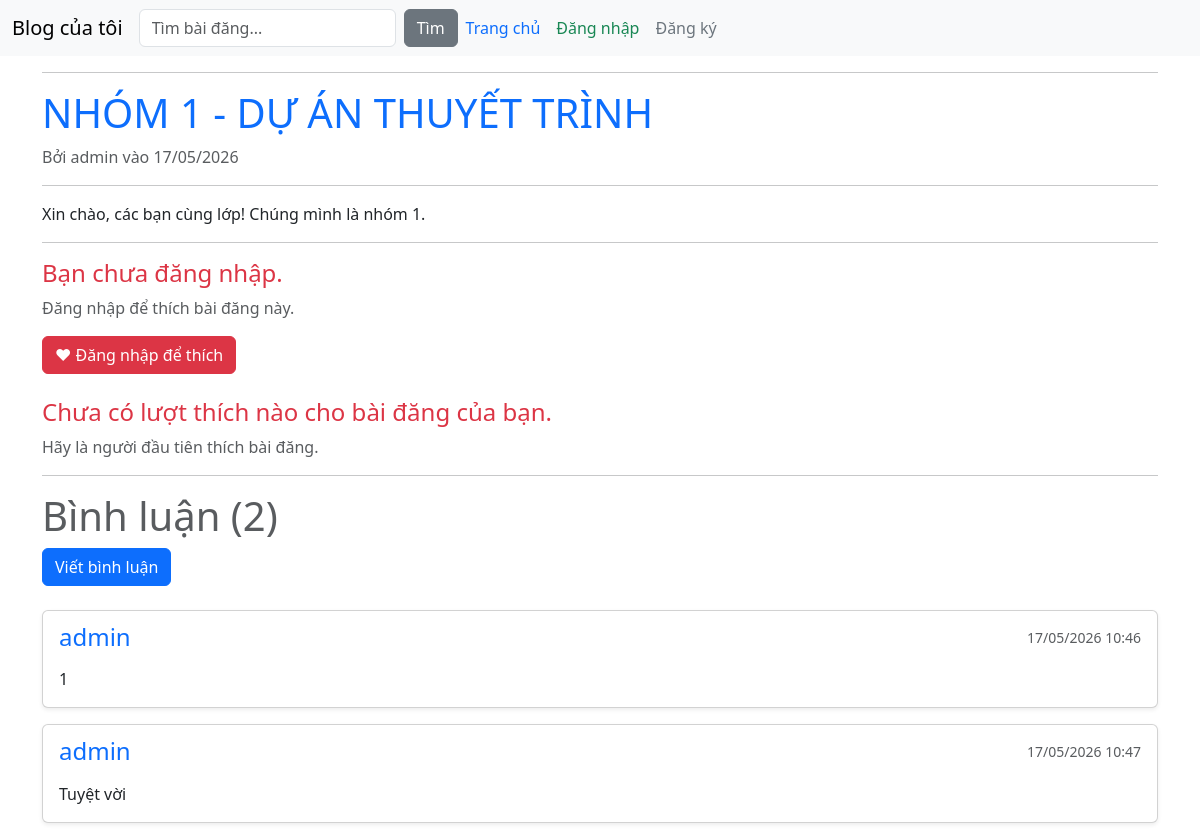
The page /post/29 on the database as committed earlier.
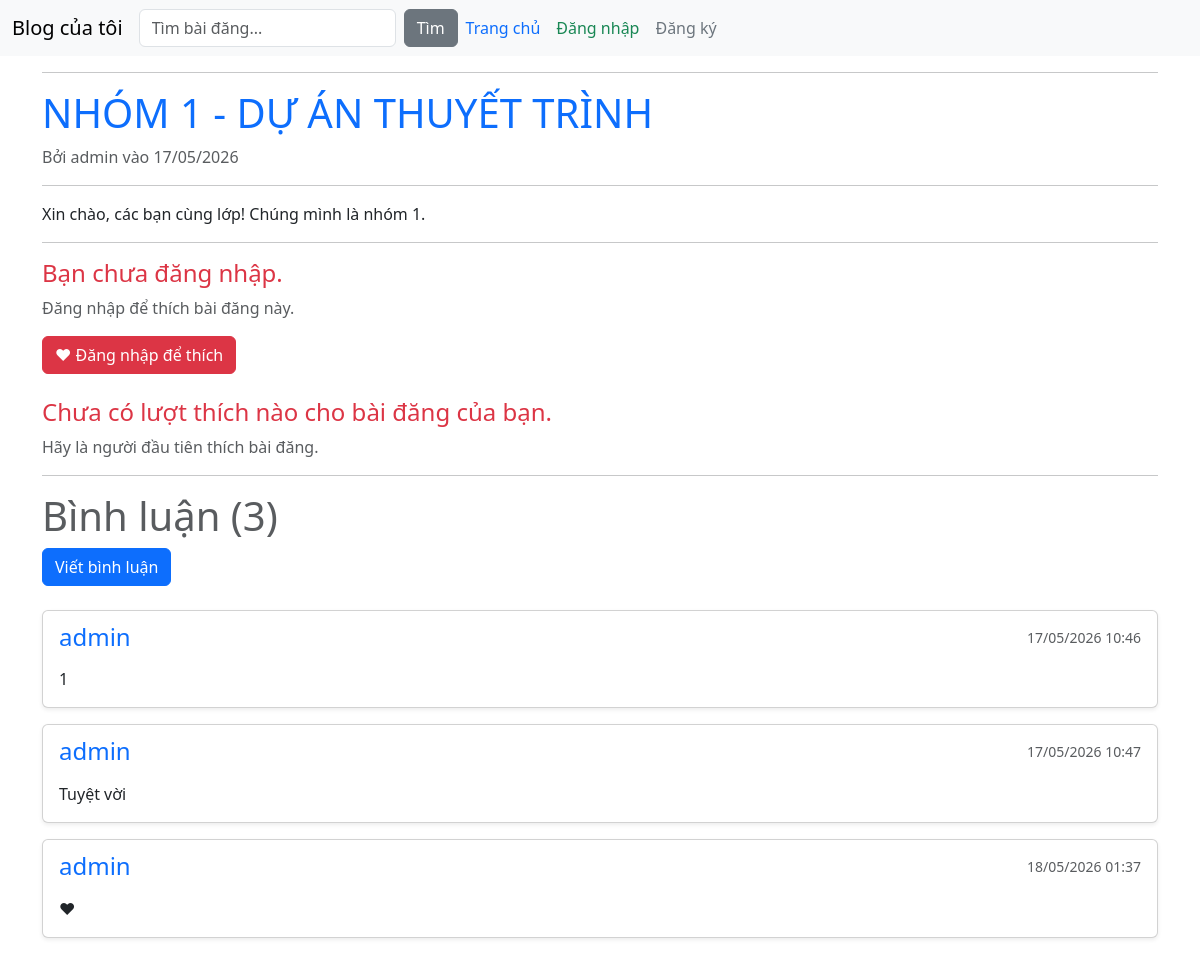
The same page on the database as committed later.
### blog/models.py (models this page shows, shortened)
class Post(models.Model):
    title = models.CharField(max_length=200)
    likes = models.ManyToManyField(User, related_name='blog_posts', blank=True)
    content = models.TextField()
    created_at = models.DateTimeField(auto_now_add=True)
    updated_at = models.DateTimeField(auto_now=True)
    author = models.ForeignKey(User, on_delete=models.CASCADE, default=1)
    def total_likes(self):
        return self.likes.count()

class Comment(models.Model):
    post = models.ForeignKey(Post, related_name="comments", on_delete=models.CASCADE)
    author = models.ForeignKey(User, on_delete=models.CASCADE)
    body = models.TextField(verbose_name="Nội dung bình luận")
    date_added = models.DateTimeField(auto_now_add=True)

### blog/views.py (the view)
# urls.py: path('post/<int:pk>', PostDetailView.as_view(), name="post-detail"),
class PostDetailView(DetailView):
    model = Post
    template_name = 'post_detail.html'
    context_object_name = 'post'

### blog/templates/post_detail.html (shortened to what this page needs)
{% extends "base.html" %}
{% block content %}
    <hr>
    <h1 class="text-uppercase text-primary">{{ post.title }}</h1>
    <article>
        <p class="text-muted">Bởi {{ post.author.username }} vào {{ post.created_at|date:"d/m/Y" }}</p>
        <hr>
        <p>{{ post.content|truncatewords:30 }}</p>
    </article>
    <hr>
    <div>
        <form action="{% url 'like-post' post.pk %}">
            {% if user.is_authenticated %}
                {% if user in post.likes.all %}
                    <button id="like_btn" title="Bỏ thích" type="submit" class="btn btn-danger">❤ Bỏ thích</button>
                {% else %}
                    <button id="like_btn" title="Thích ngay" type="submit" class="btn btn-outline-danger">❤ Thích ngay</button>
                {% endif %}
            {% else %}
                    <h4 class="text-danger">Bạn chưa đăng nhập.</h4>
                    <p class="text-muted">Đăng nhập để thích bài đăng này.</p>
                    <a href="{% url 'login' %}" class="btn btn-danger" title="Đăng nhập để thích">❤ Đăng nhập để thích</a>
            {% endif %}
        </form>
        <span class="ms-3 text-muted">
            {% if post.total_likes == 0 %}
                <h4 class="text-danger">Chưa có lượt thích nào cho bài đăng của bạn.</h4>
                <p>Hãy là người đầu tiên thích bài đăng.</p>
            {% else %}
                <h4 class="text-success">{{ post.total_likes }} lượt thích cho bài đăng của bạn.</h4>
            {% endif %}
        </span>
    </div>
    <hr>
    <h1 class="text-muted">Bình luận ({{ post.comments.count }})</h1>
    <a href="{% url 'add-comment' post.pk %}" title="Viết bình luận" class="btn btn-primary">Viết bình luận</a>
    <div class="comments-section">
        {% if not post.comments.all %}
            <h4 class="text-danger">Chưa có bình luận nào.</h4>
            <p class="text-muted">Hãy là người đầu tiên bình luận.</p>
        {% else %}
            {% for comment in post.comments.all %}
                <div class="card mb-3 shadow-sm">
                    <div class="card-body">
                        <div class="d-flex justify-content-between">
                            <h4 class="card-subtitle mb-2 text-primary">
                                {{ comment.author.username }}
                            </h4>
                            <small class="text-muted">{{ comment.date_added|date:"d/m/Y H:i"}}</small>
                        </div>
                        <p class="card-text mt-2">{{ comment.body }}</p>
                    </div>
                </div>
            {% endfor %}
        {% endif %}
    </div>
{% endblock %}

### blog/templates/base.html (shortened to what this page needs)
<!DOCTYPE html>
<html lang="en">
<head>
  <link href="https://cdn.jsdelivr.net/npm/bootstrap@5.3.8/dist/css/bootstrap.min.css" rel="stylesheet">
</head>
<body>
  <nav class="navbar navbar-expand-lg bg-body-tertiary">
  <div class="container-fluid">
    <a class="navbar-brand" href="/blog/" title="Blog của tôi">Blog của tôi</a>
    <div class="collapse navbar-collapse" id="navbarSupportedContent">
    <form class="d-flex" action="{% url 'post_list' %}" method="GET">
      <input class="form-control me-2" type="search" name="q" placeholder="Tìm bài đăng..." value="{{ request.GET.q }}">
      <button title="Tìm" class="btn btn-secondary">Tìm</button>
    </form>
    <ul class="navbar-nav me-auto mb-2 mb-lg-0">
      <li class="nav-item">
        <a class="nav-link text-primary" href="/blog/" title="Trang chủ">Trang chủ</a>
      </li>
      {% if not user.is_authenticated %}
        <li class="nav-item">
          <a class="nav-link text-success" href="{% url 'login' %}" title="Đăng nhập">Đăng nhập</a>
        </li>
        <li class="nav-item">
          <a class="nav-link text-secondary" href="/register" title="Đăng ký">Đăng ký</a>
        </li>
      {% endif %}
    </ul>
    </div>
  </div>
  </nav>
  <main class="container">
      {% block content %}{% endblock %}
  </main>
</body>
</html>

Rows that differ between the two databases and show on the page:
changed Post "NHÓM 1 - DỰ ÁN THUYẾT TRÌNH": comments.count "2" → "3"
added Comment: author.username "admin", date_added "18/05/2026 01:37", body "❤"
